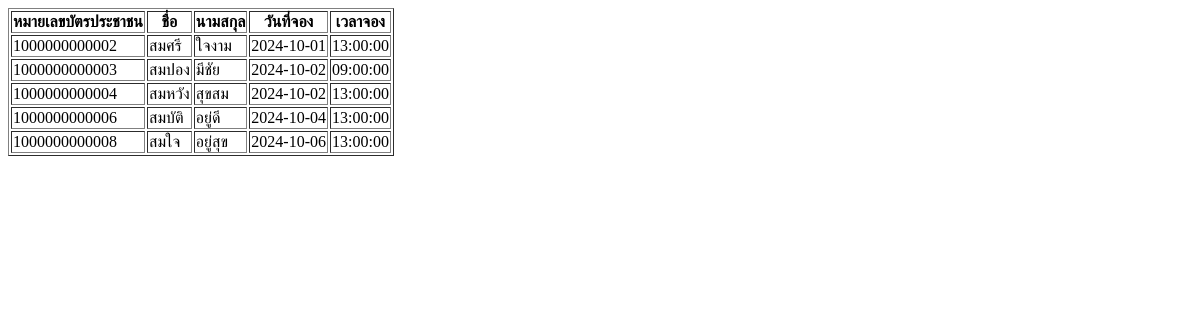
Page /webpage1_1.php on the earlier database version.
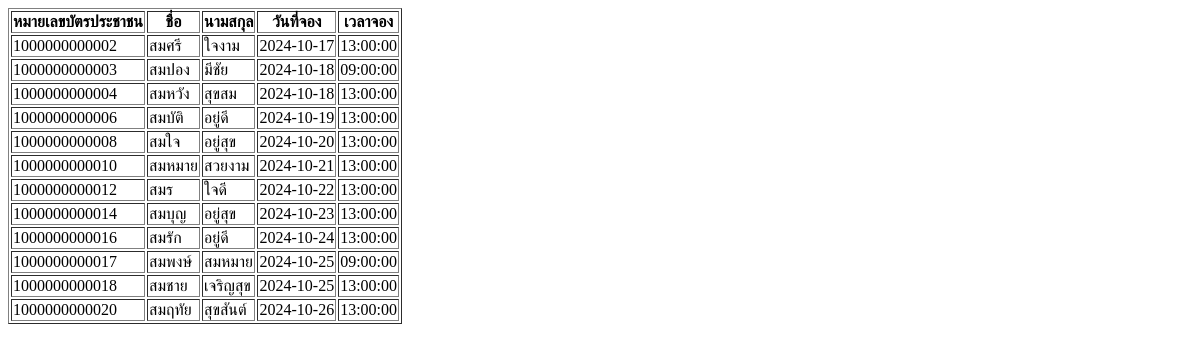
Same page on the later database version.
### tables this page shows
CREATE TABLE Reservation (
    reservation_id INT AUTO_INCREMENT NOT NULL,
    reserve_date DATE NOT NULL,
    reserve_time TIME NOT NULL,
    queue_no INT NOT NULL,
    checklist_id INT NOT NULL,
    national_id VARCHAR(13) NOT NULL,
    duration_id VARCHAR(10) NOT NULL,

    PRIMARY KEY (reservation_id),
    Foreign Key (checklist_id) REFERENCES Checklist(checklist_id),
    Foreign Key (national_id) REFERENCES Users(national_id),
    Foreign key (duration_id) REFERENCES Post_Duration(Duration_id)
);

CREATE TABLE Users (
    national_id VARCHAR(13) NOT NULL,
    firstname VARCHAR(50) NOT NULL,
    lastname VARCHAR(50) NOT NULL,
    Email VARCHAR(50),
    phone_num VARCHAR(10), 
    birthdate DATE,
    user_role TINYINT(1),
    user_cate_id TINYINT(1) NOT NULL,
    passwd VARCHAR(100),

    PRIMARY KEY (national_id),
    FOREIGN KEY (user_cate_id) REFERENCES User_category(user_cate_id)
);

### webpage1_1.php (the view)
<?php include "connect.php" ?>
<html>
<head><meta charset="utf-8"></head>
<body>
    <?php
        $stmt = $pdo->prepare("SELECT Users.national_id, Users.firstname, Users.lastname, Reservation.reserve_date, Reservation.reserve_time
FROM Reservation
JOIN Users ON Reservation.national_id = Users.national_id
WHERE MONTH(Reservation.reserve_date) = '10'
AND Users.user_cate_id = 1;");
        $stmt->execute();
        echo "<table border='1'>";
        echo "<tr>";
        echo "<th>หมายเลขบัตรประชาชน</th>";
        echo "<th>ชื่อ</th>";
        echo "<th>นามสกุล</th>";
        echo "<th>วันที่จอง</th>";
        echo "<th>เวลาจอง</th>";
        echo "</tr>";
        while ($row = $stmt->fetch()) {
            echo "<tr>";
            echo "<td>" . $row["national_id"] . "</td>";
            echo "<td>" . $row["firstname"] . "</td>";
            echo "<td>" . $row["lastname"] . "</td>";
            echo "<td>" . $row["reserve_date"] . "</td>";
            echo "<td>" . $row["reserve_time"] . "</td>";
            echo "</tr>";
        }
        echo "</table>";
    ?>
</body>
</html>

Differences in the rows shown:
changed reservation "สมศรี": reserve_date "2024-10-01" → "2024-10-17"
changed reservation "สมปอง": reserve_date "2024-10-02" → "2024-10-18"
changed reservation "สมหวัง": reserve_date "2024-10-02" → "2024-10-18"
changed reservation "สมบัติ": reserve_date "2024-10-04" → "2024-10-19"
changed reservation "สมใจ": reserve_date "2024-10-06" → "2024-10-20"
now on this page (row edited): reservation: national.national_id "1000000000010", national.firstname "สมหมาย", national.lastname "สวยงาม", reserve_date "2024-10-21", reserve_time "13:00:00"
now on this page (row edited): reservation: national.national_id "1000000000012", national.firstname "สมร", national.lastname "ใจดี", reserve_date "2024-10-22", reserve_time "13:00:00"
now on this page (row edited): reservation: national.national_id "1000000000014", national.firstname "สมบุญ", national.lastname "อยู่สุข", reserve_date "2024-10-23", reserve_time "13:00:00"
now on this page (row edited): reservation: national.national_id "1000000000016", national.firstname "สมรัก", national.lastname "อยู่ดี", reserve_date "2024-10-24", reserve_time "13:00:00"
now on this page (row edited): reservation: national.national_id "1000000000017", national.firstname "สมพงษ์", national.lastname "สมหมาย", reserve_date "2024-10-25", reserve_time "09:00:00"
now on this page (row edited): reservation: national.national_id "1000000000018", national.firstname "สมชาย", national.lastname "เจริญสุข", reserve_date "2024-10-25", reserve_time "13:00:00"
now on this page (row edited): reservation: national.national_id "1000000000020", national.firstname "สมฤทัย", national.lastname "สุขสันต์", reserve_date "2024-10-26", reserve_time "13:00:00"
